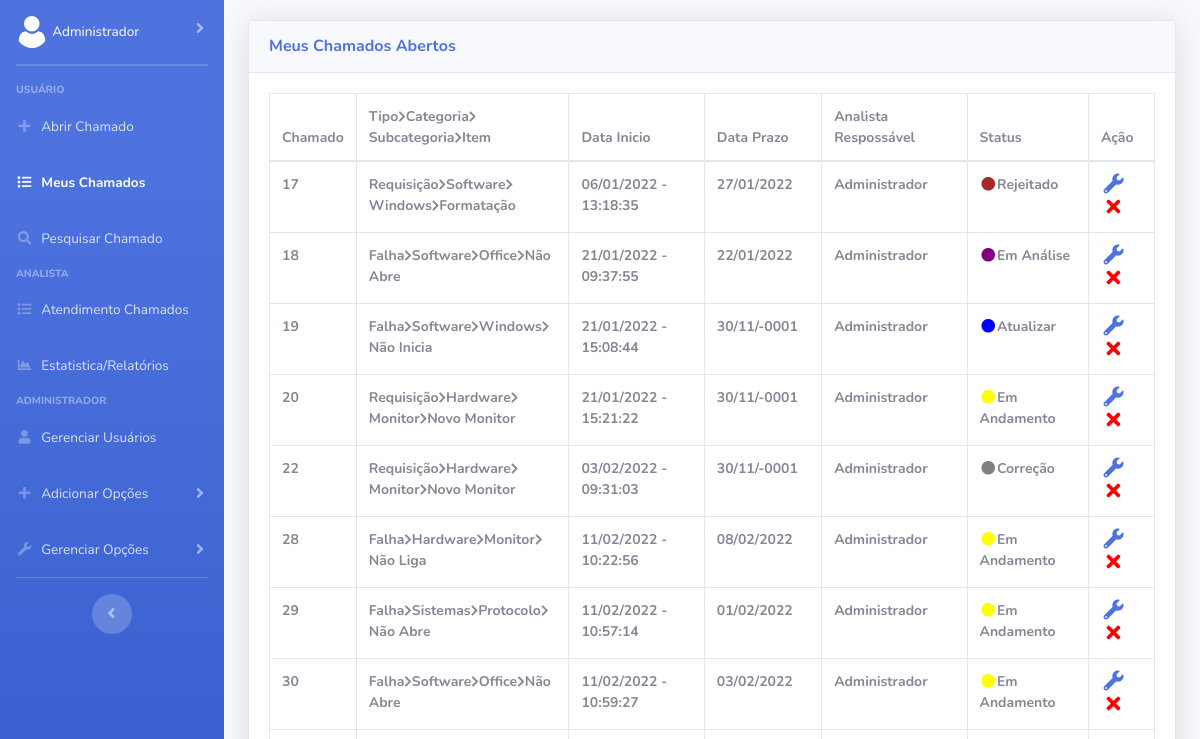
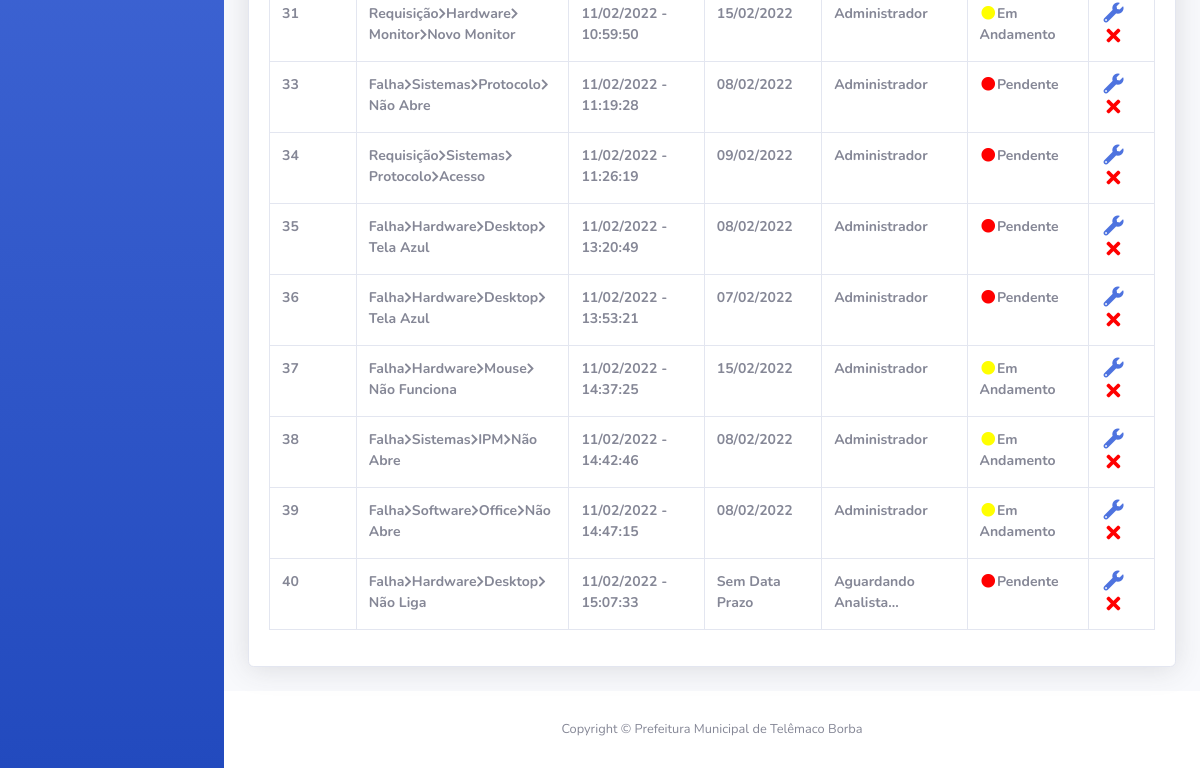
Before: /Frontend/listaChamadoUsuario.php (signed in) with the older database file (2 pictures, top to bottom).
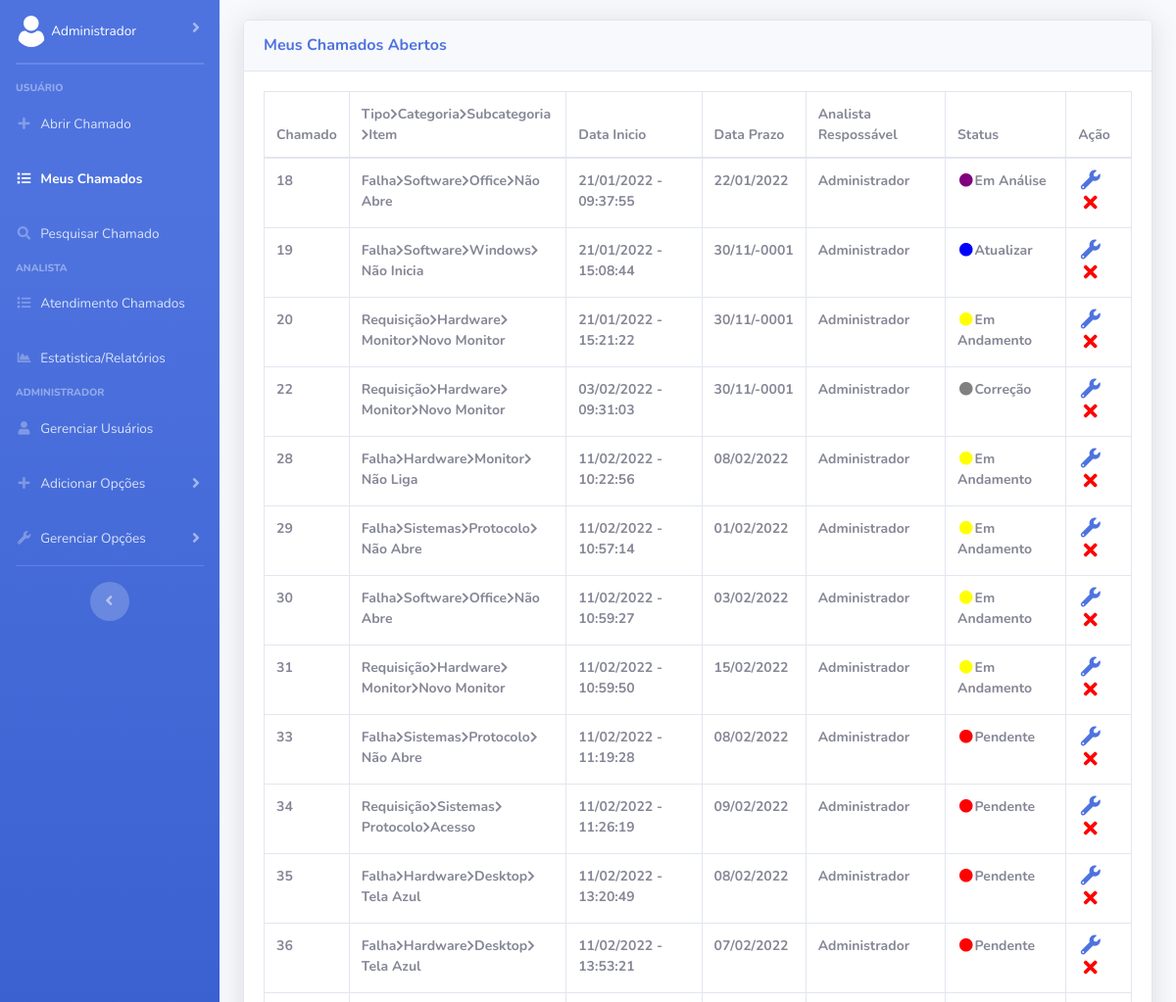
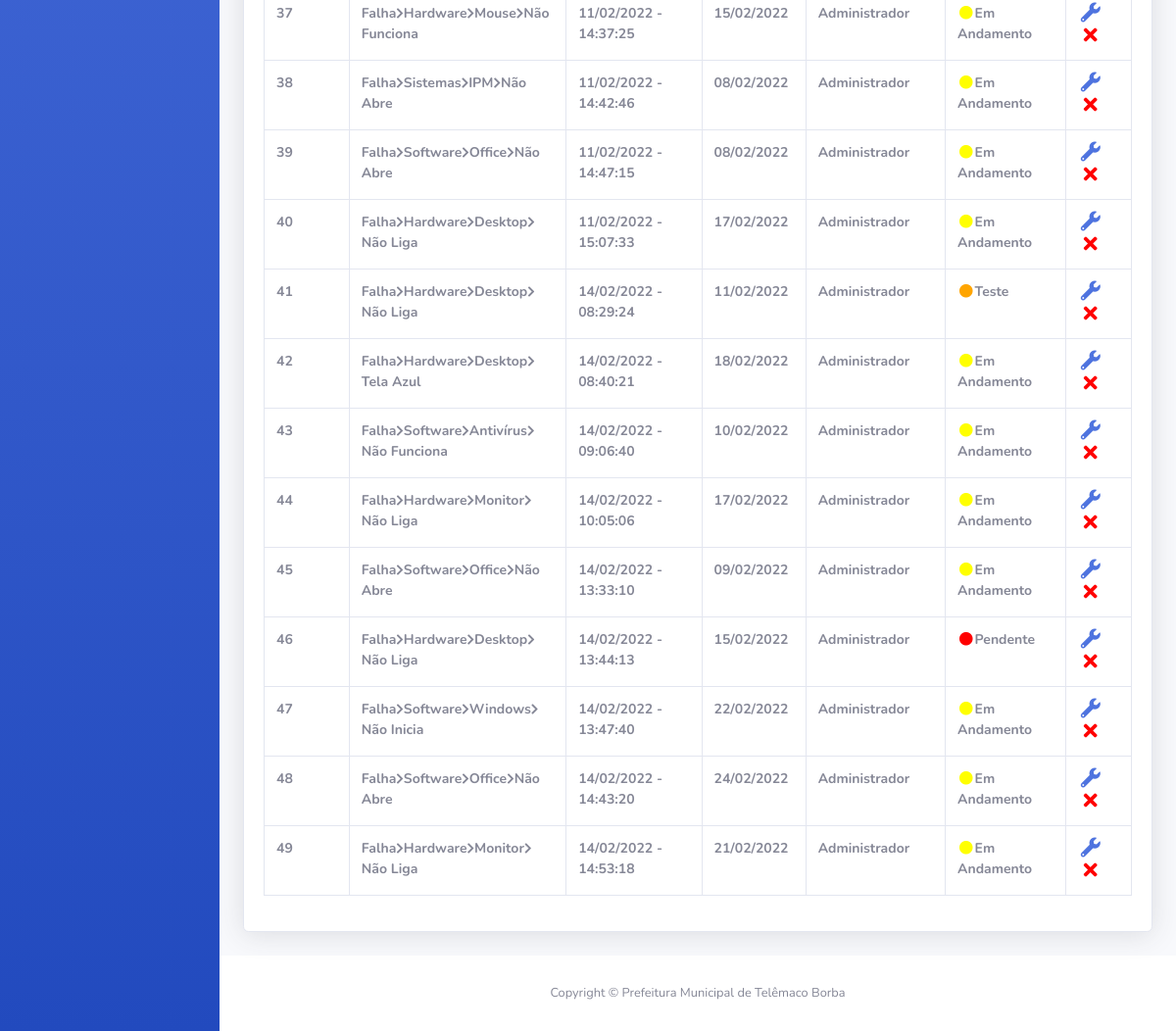
After: the same page with the newer database file (2 pictures, top to bottom).
### tables this page shows
CREATE TABLE IF NOT EXISTS `chamados` (
  `numero_chamado` int NOT NULL AUTO_INCREMENT,
  `localizacao` varchar(100) NOT NULL,
  `descricao` varchar(3000) NOT NULL,
  `descricao_analista` varchar(3000) DEFAULT NULL,
  `data_hora_abertura` datetime NOT NULL,
  `data_prazo` date DEFAULT NULL,
  `data_hora_fechamento` datetime DEFAULT NULL,
  `usuarios_matricula` int NOT NULL,
  `analista` varchar(45) DEFAULT NULL,
  `status_chamado_cod_status` int NOT NULL,
  `prioridade_chamado_cod_prioridade` int NOT NULL,
  `tipo_atendimento_cod_tipo_atendimento` int NOT NULL,
  `tipo_cod_tipo` int NOT NULL,
  `categoria_cod_categoria` int NOT NULL,
  `subcategoria_cod_subcategoria` int NOT NULL,
  `item_cod_item` int NOT NULL,
  `fila_geral` int NOT NULL,
  PRIMARY KEY (`numero_chamado`),
  KEY `fk_chamados_usuarios_idx` (`usuarios_matricula`),
  KEY `fk_chamados_item1_idx` (`item_cod_item`),
  KEY `fk_chamados_status_chamado1_idx` (`status_chamado_cod_status`),
  KEY `fk_chamados_prioridade_chamado1_idx` (`prioridade_chamado_cod_prioridade`),
  KEY `fk_chamados_tipo_atendimento1_idx` (`tipo_atendimento_cod_tipo_atendimento`),
  KEY `fk_chamados_tipo1_idx` (`tipo_cod_tipo`),
  KEY `fk_chamados_categoria1_idx` (`categoria_cod_categoria`),
  KEY `fk_chamados_subcategoria1_idx` (`subcategoria_cod_subcategoria`)
);

CREATE TABLE IF NOT EXISTS `tipo` (
  `cod_tipo` int NOT NULL AUTO_INCREMENT,
  `nome_tipo` varchar(45) NOT NULL,
  `ativo` int NOT NULL,
  PRIMARY KEY (`cod_tipo`)
);

CREATE TABLE IF NOT EXISTS `categoria` (
  `cod_categoria` int NOT NULL AUTO_INCREMENT,
  `nome_categoria` varchar(45) NOT NULL,
  `ativo` int NOT NULL,
  `tipo_cod_tipo` int NOT NULL,
  PRIMARY KEY (`cod_categoria`),
  KEY `fk_categoria_tipo1_idx` (`tipo_cod_tipo`)
);

CREATE TABLE IF NOT EXISTS `subcategoria` (
  `cod_subcategoria` int NOT NULL AUTO_INCREMENT,
  `nome_subcategoria` varchar(45) NOT NULL,
  `ativo` int NOT NULL,
  `categoria_cod_categoria` int NOT NULL,
  PRIMARY KEY (`cod_subcategoria`),
  KEY `fk_subcategoria_categoria1_idx` (`categoria_cod_categoria`)
);

CREATE TABLE IF NOT EXISTS `item` (
  `cod_item` int NOT NULL AUTO_INCREMENT,
  `nome_item` varchar(45) NOT NULL,
  `ativo` int NOT NULL,
  `subcategoria_cod_subcategoria` int NOT NULL,
  PRIMARY KEY (`cod_item`),
  KEY `fk_item_subcategoria1_idx` (`subcategoria_cod_subcategoria`)
);

CREATE TABLE IF NOT EXISTS `status_chamado` (
  `cod_status` int NOT NULL AUTO_INCREMENT,
  `nome_status` varchar(45) NOT NULL,
  `ativo` int NOT NULL,
  PRIMARY KEY (`cod_status`)
);

### Frontend/listaChamadoUsuario.php (the view, shortened to what the changed rows need)
<?php
    if(isset($_SESSION['usuario']) && is_array($_SESSION['usuario'])) {
        $matricula = $_SESSION['usuario'][0];
    } else {
        header("location: ../index.php");
    }
?>
<!DOCTYPE html>
<html lang="pt-br">
<head>
    <link href="vendor/fontawesome-free/css/all.min.css" rel="stylesheet" type="text/css">
    <link href="css/sb-admin-2.min.css" rel="stylesheet">
    <link href="vendor/datatables/dataTables.bootstrap4.min.css" rel="stylesheet">
</head>
<body id="page-top">
    <div id="wrapper">
        <div id="content-wrapper" class="d-flex flex-column">
            <div id="content">
                <div class="container-fluid" style="margin-top: 2%;">
                    <div class="card shadow mb-4">
                        <div class="card-body">
                            <div class="table-responsive">
                                <table class="table table-bordered" id="dataTableFilaUsuario" width="100%" cellspacing="0" style="font-size: 14px;">
                                    <thead>
                                        <tr>
                                            <th>Chamado</th>
                                            <th>Tipo<i class='fas fa-chevron-right' style='font-size: 12px;'></i>Categoria<i class='fas fa-chevron-right' style='font-size: 12px;'></i>Subcategoria<i class='fas fa-chevron-right' style='font-size: 12px;'></i>Item</th>
                                            <th>Data Inicio</th>
                                            <th>Data Prazo</th>
                                            <th>Analista Respossável</th>
                                            <th>Status</th>
                                            <th>Ação</th>
                                        </tr>
                                    </thead>
                    <?php
                        include '../Backend/conexao.php';
                        $query = $conn->prepare("SELECT * FROM chamados
                    INNER JOIN item ON item.cod_item = chamados.item_cod_item
                    INNER JOIN subcategoria ON subcategoria.cod_subcategoria = chamados.subcategoria_cod_subcategoria
                    INNER JOIN categoria ON categoria.cod_categoria = chamados.categoria_cod_categoria
                    INNER JOIN tipo ON tipo.cod_tipo = chamados.tipo_cod_tipo
                    INNER JOIN usuarios ON usuarios.matricula = chamados.usuarios_matricula
                    INNER JOIN prioridade_chamado ON prioridade_chamado.cod_prioridade = chamados.prioridade_chamado_cod_prioridade
                    INNER JOIN status_chamado ON status_chamado.cod_status = chamados.status_chamado_cod_status WHERE status_chamado_cod_status != 3 AND matricula = ?");
                    $query->execute(array($matricula));
                    echo "<tbody>";
                        foreach($query->fetchAll(PDO::FETCH_ASSOC) as $dados) {
                            echo "<tr>";
                                echo "<th>".$dados['numero_chamado']."</th>";
                                echo "<th>".$dados['nome_tipo']."<i class='fas fa-chevron-right' style='font-size: 12px;'></i>".$dados['nome_categoria']."<i class='fas fa-chevron-right' style='font-size: 12px;'></i>".$dados['nome_subcategoria']."<i class='fas fa-chevron-right' style='font-size: 12px;'></i>".$dados['nome_item']."</th>";
                                echo "<th>".date('d/m/Y - H:i:s', strtotime($dados['data_hora_abertura']))."</th>";
                                if($dados['data_prazo'] == null) {echo "<th>Sem Data Prazo</th> ";} else {echo "<th>".date('d/m/Y', strtotime($dados['data_prazo']))."</th>";}
                                if($dados['analista'] == null) {echo "<th>Aguardando Analista...</th>";} else{echo "<th>".$dados['analista']."</th>";}
                                switch ($dados['cod_status']) {
                                    case 1:
                                        echo "<th>"."<i class='fas fa-fw fa-circle' style='color: red;'></i>".$dados['nome_status']."</th>";
                                        break;
                                    case 2:
                                        echo "<th>"."<i class='fas fa-fw fa-circle' style='color: yellow;'></i>".$dados['nome_status']."</th>";
                                        break;
                                    case 5:
                                        echo "<th>"."<i class='fas fa-fw fa-circle' style='color: orange;'></i>".$dados['nome_status']."</th>";
                                        break;
                                    case 6:
                                        echo "<th>"."<i class='fas fa-fw fa-circle' style='color: blue;'></i>".$dados['nome_status']."</th>";
                                        break;
                                    case 7:
                                        echo "<th>"."<i class='fas fa-fw fa-circle' style='color: gray;'></i>".$dados['nome_status']."</th>";
                                        break;
                                    case 10:
                                        echo "<th>"."<i class='fas fa-fw fa-circle' style='color: brown;'></i>".$dados['nome_status']."</th>";
                                        break;
                                    case 11:
                                        echo "<th>"."<i class='fas fa-fw fa-circle' style='color: purple;'></i>".$dados['nome_status']."</th>";
                                        break;
                                }
                                echo "<th><a href=verChamadoUsuario.php?nc_up=".$dados['numero_chamado']."<i class='fas fa-fw fa-wrench' style='font-size: 20px;' title='Editar'></i></a>";
                                echo "<a href=cancelarChamado.php?nc_up=".$dados['numero_chamado']."<i class='fas fa-fw fa-times' style='color: red; font-size: 20px;' title='Cancelar'></i></a>";
                            echo "</tr>";
                        }
                    ?>
                    </tbody>
                                </table>
                            </div>
                        </div>
                    </div>
                </div>
            </div>
        </div>
    </div>
</body>
</html>

Changed rows visible on the page:
no longer on this page (row edited): chamados: numero_chamado "17", tipo_cod_tipo.nome_tipo "Requisição", categoria_cod_categoria.nome_categoria "Software", subcategoria_cod_subcategoria.nome_subcategoria "Windows", item_cod_item.nome_item "Formatação", data_hora_abertura "06/01/2022 - 13:18:35", data_prazo "27/01/2022", analista "Administrador", status_chamado_cod_status.nome_status "Rejeitado"
changed chamados id 40: data_prazo (not shown) → "17/02/2022"; analista (not shown) → "Administrador"; status_chamado_cod_status.nome_status "Pendente" → "Em Andamento"
added chamados: numero_chamado "41", tipo_cod_tipo.nome_tipo "Falha", categoria_cod_categoria.nome_categoria "Hardware", subcategoria_cod_subcategoria.nome_subcategoria "Desktop", item_cod_item.nome_item "Não Liga", data_hora_abertura "14/02/2022 - 08:29:24", data_prazo "11/02/2022", analista "Administrador", status_chamado_cod_status.nome_status "Teste"
added chamados: numero_chamado "42", tipo_cod_tipo.nome_tipo "Falha", categoria_cod_categoria.nome_categoria "Hardware", subcategoria_cod_subcategoria.nome_subcategoria "Desktop", item_cod_item.nome_item "Tela Azul", data_hora_abertura "14/02/2022 - 08:40:21", data_prazo "18/02/2022", analista "Administrador", status_chamado_cod_status.nome_status "Em Andamento"
added chamados: numero_chamado "43", tipo_cod_tipo.nome_tipo "Falha", categoria_cod_categoria.nome_categoria "Software", subcategoria_cod_subcategoria.nome_subcategoria "Antivírus", item_cod_item.nome_item "Não Funciona", data_hora_abertura "14/02/2022 - 09:06:40", data_prazo "10/02/2022", analista "Administrador", status_chamado_cod_status.nome_status "Em Andamento"
added chamados: numero_chamado "44", tipo_cod_tipo.nome_tipo "Falha", categoria_cod_categoria.nome_categoria "Hardware", subcategoria_cod_subcategoria.nome_subcategoria "Monitor", item_cod_item.nome_item "Não Liga", data_hora_abertura "14/02/2022 - 10:05:06", data_prazo "17/02/2022", analista "Administrador", status_chamado_cod_status.nome_status "Em Andamento"
added chamados: numero_chamado "45", tipo_cod_tipo.nome_tipo "Falha", categoria_cod_categoria.nome_categoria "Software", subcategoria_cod_subcategoria.nome_subcategoria "Office", item_cod_item.nome_item "Não Abre", data_hora_abertura "14/02/2022 - 13:33:10", data_prazo "09/02/2022", analista "Administrador", status_chamado_cod_status.nome_status "Em Andamento"
added chamados: numero_chamado "46", tipo_cod_tipo.nome_tipo "Falha", categoria_cod_categoria.nome_categoria "Hardware", subcategoria_cod_subcategoria.nome_subcategoria "Desktop", item_cod_item.nome_item "Não Liga", data_hora_abertura "14/02/2022 - 13:44:13", data_prazo "15/02/2022", analista "Administrador", status_chamado_cod_status.nome_status "Pendente"
added chamados: numero_chamado "47", tipo_cod_tipo.nome_tipo "Falha", categoria_cod_categoria.nome_categoria "Software", subcategoria_cod_subcategoria.nome_subcategoria "Windows", item_cod_item.nome_item "Não Inicia", data_hora_abertura "14/02/2022 - 13:47:40", data_prazo "22/02/2022", analista "Administrador", status_chamado_cod_status.nome_status "Em Andamento"
added chamados: numero_chamado "48", tipo_cod_tipo.nome_tipo "Falha", categoria_cod_categoria.nome_categoria "Software", subcategoria_cod_subcategoria.nome_subcategoria "Office", item_cod_item.nome_item "Não Abre", data_hora_abertura "14/02/2022 - 14:43:20", data_prazo "24/02/2022", analista "Administrador", status_chamado_cod_status.nome_status "Em Andamento"
added chamados: numero_chamado "49", tipo_cod_tipo.nome_tipo "Falha", categoria_cod_categoria.nome_categoria "Hardware", subcategoria_cod_subcategoria.nome_subcategoria "Monitor", item_cod_item.nome_item "Não Liga", data_hora_abertura "14/02/2022 - 14:53:18", data_prazo "21/02/2022", analista "Administrador", status_chamado_cod_status.nome_status "Em Andamento"
